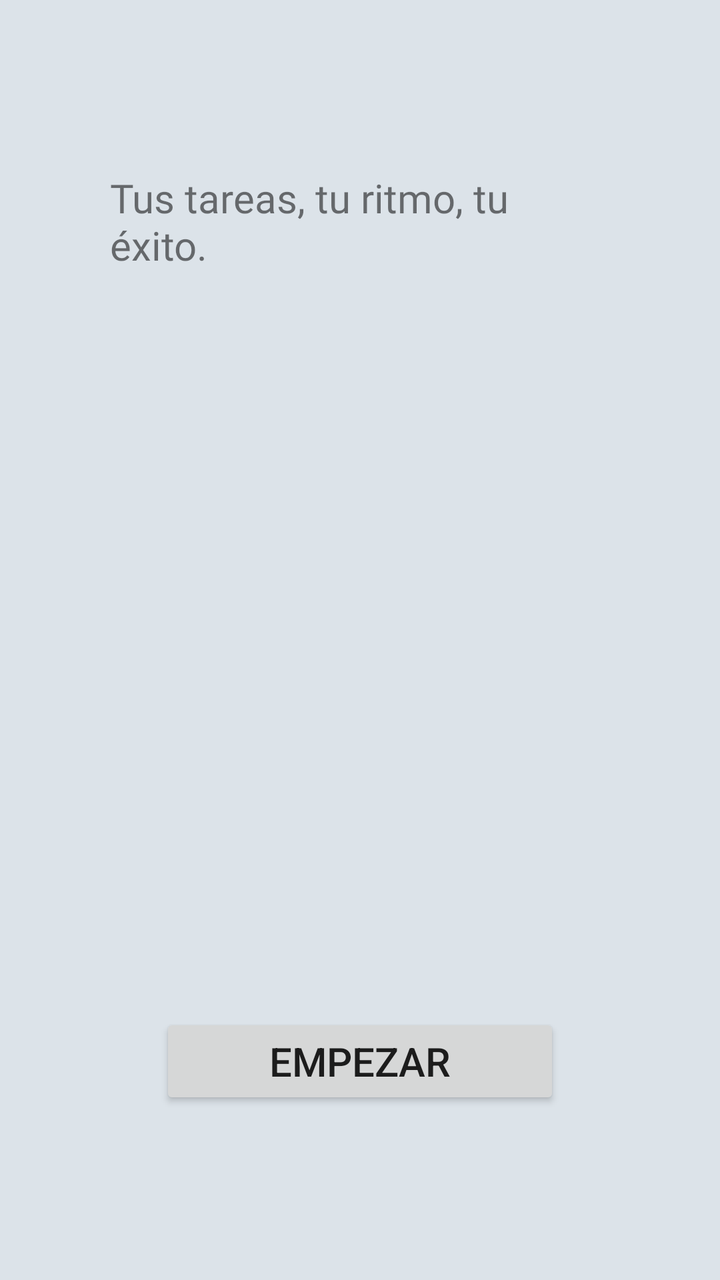
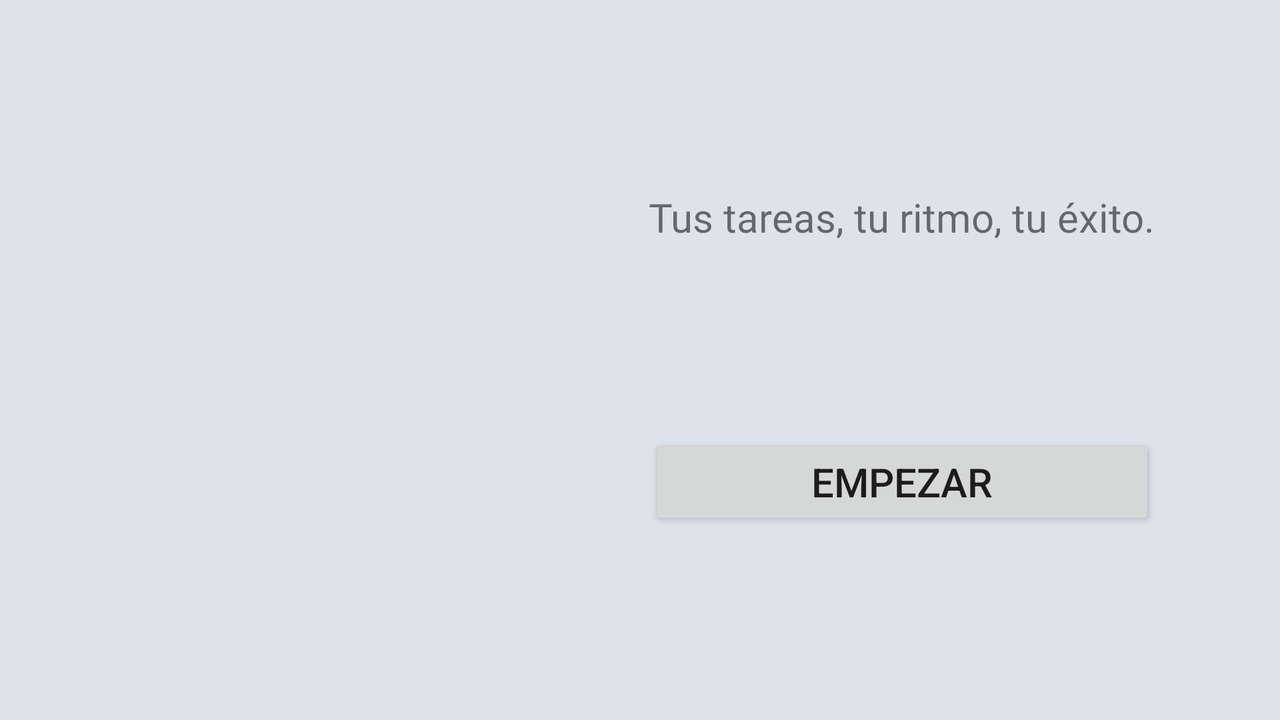

Two renders of one Android screen. The first uses the default layout on a phone; the second uses the alternative layout the repository ships for a different screen configuration, on a matching device. The two XML files are below.
<!-- AndroidManifest.xml: application theme Theme.TrassTarea -->
<!-- res/layout/activity_main.xml -->
<?xml version="1.0" encoding="utf-8"?>
<androidx.constraintlayout.widget.ConstraintLayout xmlns:android="http://schemas.android.com/apk/res/android"
    xmlns:app="http://schemas.android.com/apk/res-auto"
    xmlns:tools="http://schemas.android.com/tools"
    android:id="@+id/main_constraint"
    android:layout_width="match_parent"
    android:layout_height="match_parent"
    android:background="@color/secundario"
    tools:context=".actividades.MainActivity">

    <ImageView
        android:id="@+id/main_iv_logo"
        android:layout_width="200dp"
        android:layout_height="200dp"
        android:contentDescription="@string/main_iv_descripcion"
        app:layout_constraintBottom_toTopOf="@+id/main_bt_empezar"
        app:layout_constraintEnd_toEndOf="@+id/main_tv_eslogan"
        app:layout_constraintStart_toStartOf="@+id/main_tv_eslogan"
        app:layout_constraintTop_toBottomOf="@+id/main_tv_eslogan"
        app:srcCompat="@drawable/icon_pablo" />

    <TextView
        android:id="@+id/main_tv_eslogan"
        android:layout_width="wrap_content"
        android:layout_height="wrap_content"
        android:fontFamily="@font/days_one"
        android:maxWidth="250dp"
        android:maxLines="3"
        android:text="@string/main_tv_slogan"
        android:textSize="20sp"
        app:layout_constraintBottom_toTopOf="@+id/main_iv_logo"
        app:layout_constraintEnd_toEndOf="parent"
        app:layout_constraintStart_toStartOf="parent"
        app:layout_constraintTop_toTopOf="parent" />

    <Button
        android:id="@+id/main_bt_empezar"
        android:layout_width="0dp"
        android:layout_height="wrap_content"
        android:text="@string/main_bt_empezar"
        android:textSize="20sp"
        app:layout_constraintBottom_toBottomOf="parent"
        app:layout_constraintEnd_toEndOf="@+id/main_iv_logo"
        app:layout_constraintStart_toStartOf="@+id/main_iv_logo"
        app:layout_constraintTop_toBottomOf="@+id/main_iv_logo" />

</androidx.constraintlayout.widget.ConstraintLayout>
<!-- resources referenced by this layout -->
<resources>
  <color name="secundario">#DCE3E9</color>
  <string name="main_bt_empezar">Empezar</string>
  <string name="main_iv_descripcion">Imagen con el logotipo de la app</string>
  <string name="main_tv_slogan">Tus tareas, tu ritmo, tu éxito.</string>
  <style name="Theme.TrassTarea" parent="Theme.AppCompat.DayNight.DarkActionBar">
          
          <item name="colorPrimary">@color/primario</item>
          <item name="colorPrimaryVariant">@color/primario_oscuro</item>
          <item name="colorOnPrimary">@color/claro</item>
          
          <item name="colorSecondary">@color/resaltado</item>
          <item name="colorSecondaryVariant">@color/resaltado_oscuro</item>
          <item name="colorOnSecondary">@color/oscuro</item>
          
  
          
          <item name="android:textSize">@dimen/new_font_size_medium</item>
      </style>
  <color name="primario">#105F8D</color>
  <color name="primario_oscuro">#20333D</color>
  <color name="claro">#FFf4f4f4</color>
  <color name="resaltado">#219BCC</color>
  <color name="resaltado_oscuro">#004C69</color>
  <color name="oscuro">#FF101010</color>
  <dimen name="new_font_size_medium">18sp</dimen>
</resources>
<!-- res/layout-land/activity_main.xml (the repository's variant of the layout above) -->
<!-- drawn on the phone turned sideways -->
<?xml version="1.0" encoding="utf-8"?>
<androidx.constraintlayout.widget.ConstraintLayout xmlns:android="http://schemas.android.com/apk/res/android"
    xmlns:app="http://schemas.android.com/apk/res-auto"
    xmlns:tools="http://schemas.android.com/tools"
    android:id="@+id/main_constraint"
    android:layout_width="match_parent"
    android:layout_height="match_parent"
    android:background="@color/secundario"
    tools:context=".actividades.MainActivity">

    <ImageView
        android:id="@+id/main_iv_logo"
        android:layout_width="200dp"
        android:layout_height="200dp"
        android:contentDescription="@string/main_iv_descripcion"
        app:layout_constraintBottom_toBottomOf="@+id/main_bt_empezar"
        app:layout_constraintEnd_toStartOf="@+id/main_tv_eslogan"
        app:layout_constraintHorizontal_bias="0.5"
        app:layout_constraintStart_toStartOf="parent"
        app:layout_constraintTop_toTopOf="@+id/main_tv_eslogan"
        app:srcCompat="@drawable/icon_pablo" />

    <TextView
        android:id="@+id/main_tv_eslogan"
        android:layout_width="wrap_content"
        android:layout_height="wrap_content"
        android:fontFamily="@font/days_one"
        android:text="@string/main_tv_slogan"
        android:textSize="20sp"
        app:layout_constraintBottom_toTopOf="@+id/main_bt_empezar"
        app:layout_constraintEnd_toEndOf="parent"
        app:layout_constraintHorizontal_bias="0.5"
        app:layout_constraintStart_toEndOf="@+id/main_iv_logo"
        app:layout_constraintTop_toTopOf="parent" />

    <Button
        android:id="@+id/main_bt_empezar"
        android:layout_width="0dp"
        android:layout_height="wrap_content"
        android:text="@string/main_bt_empezar"
        android:textSize="20sp"
        app:layout_constraintBottom_toBottomOf="parent"
        app:layout_constraintEnd_toEndOf="@+id/main_tv_eslogan"
        app:layout_constraintHorizontal_bias="0.5"
        app:layout_constraintStart_toStartOf="@+id/main_tv_eslogan"
        app:layout_constraintTop_toBottomOf="@+id/main_tv_eslogan" />

</androidx.constraintlayout.widget.ConstraintLayout>
